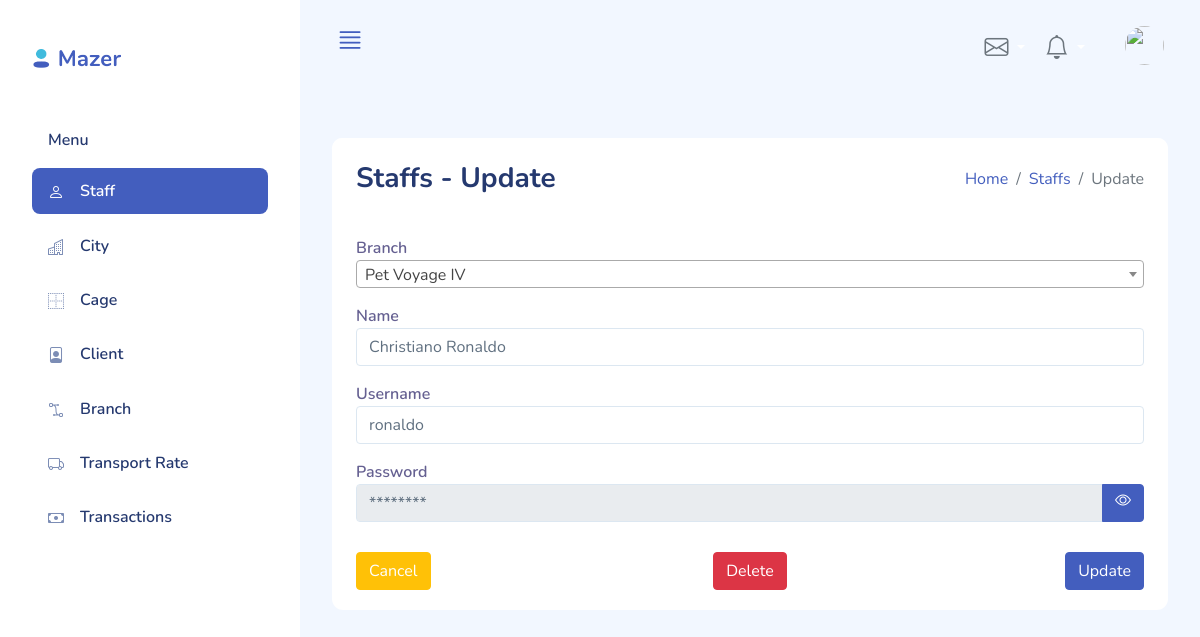
The app's page /index.php?page=staff_detail&mode=update&id=5 (signed in), older data.
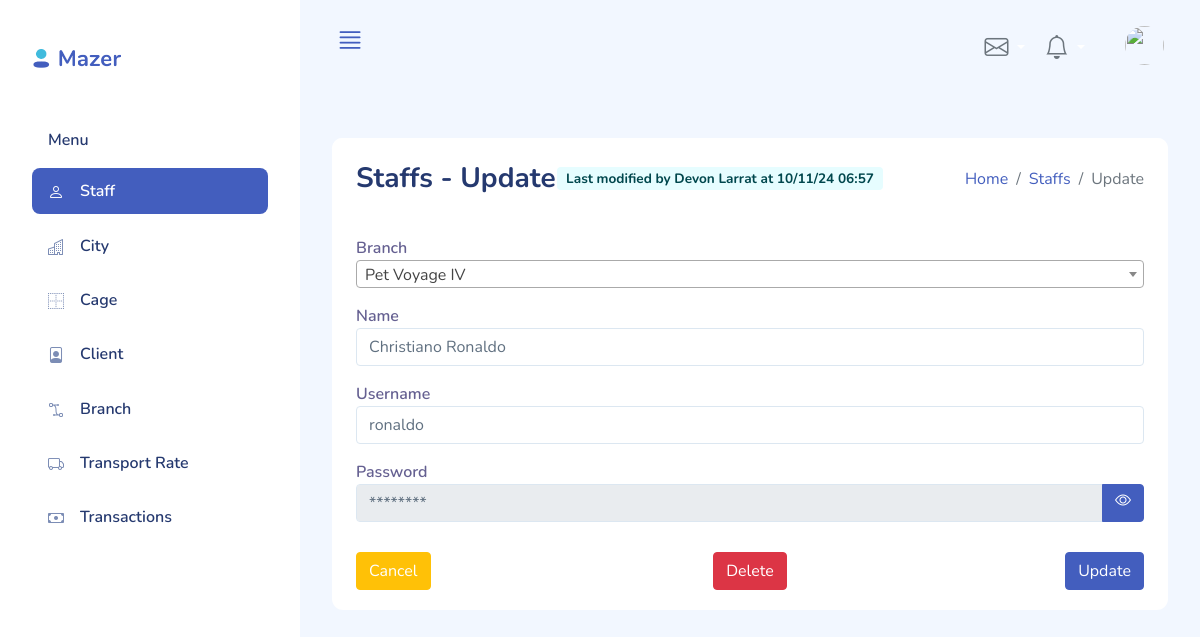
The same page, newer data.
### tables this page shows
CREATE TABLE `staff` (
  `Id` varchar(50) NOT NULL,
  `Name` varchar(45) NOT NULL,
  `BranchId` int(11) NOT NULL,
  `Username` varchar(64) NOT NULL,
  `Password` varchar(256) NOT NULL,
  `Role` varchar(45) NOT NULL,
  `LastUpdateTime` timestamp NOT NULL DEFAULT current_timestamp(),
  `LastModifier` varchar(50) DEFAULT NULL,
  PRIMARY KEY (`Id`),
  KEY `fk_Staff_Branch1_idx` (`BranchId`),
  KEY `fk_Staff_Staff1_idx` (`LastModifier`),
  CONSTRAINT `fk_Staff_Branch1` FOREIGN KEY (`BranchId`) REFERENCES `branch` (`Id`) ON DELETE NO ACTION ON UPDATE NO ACTION,
  CONSTRAINT `fk_Staff_Staff1` FOREIGN KEY (`LastModifier`) REFERENCES `staff` (`Id`) ON DELETE NO ACTION ON UPDATE NO ACTION
);

### classes/staff.php (called while the page is built, shortened)
<?php
if (file_exists('./config.php')){
    require_once('./config.php');
}
class Staff{
    private $dbCon;
    public function __construct($dbConnection){
        $this->dbCon = $dbConnection;
    }
    public function get_inner_join_data($column="*", $constraints="1",$limit=10){
        $q = "SELECT $column FROM staff s INNER JOIN branch b ON s.BranchId = b.Id LEFT JOIN staff modifier ON s.LastModifier = modifier.Id WHERE $constraints LIMIT $limit";
        $resultSet = $this->dbCon->query($q);
        return $resultSet;
    }
}
?>

### config.php (called while the page is built, shortened)
<?php
$censorText = "********";
?>

### pages/staff_detail.php (the view, shortened to what the changed rows need)
<?php
if (!empty($_GET["mode"])){
    $mode=$_GET["mode"];
}
else{
    die('Incorrect Access');
}
require_once('./classes/staff.php');
$staff = new Staff($dbCon);
?>
<div class="card">
    <div class="d-flex justify-content-between align-items-center mb-3 card-header">
        <h1 class="h3 mb-0 text-gray-800">Staffs -
        <?php
            $modeText = "";
            switch($mode){
                case "update":
                    $modeText = "Update";
                    echo($modeText);
                    $id=$_GET["id"];
                    $col= "s.Id as id, b.Id as branch_id, b.Name as branch_name, s.Name as name, s.Username as username, s.LastModifier as last_modifier, s.LastUpdateTime as last_update_time";
                    $resultSet = $staff->get_inner_join_data($col, "s.Id=$id", 1);
                    if ($resultSet){
                        $row=$resultSet->fetch_array();
                    }
                    else{
                        die('Incorrect staff ID');
                    }
                    break;
            }
        ?></h1>
        <?php
            if ($mode == "update" && $row["last_modifier"]!=""){
                $resultSet = $staff->get_inner_join_data("s.Name as name", "s.Id=".$row['last_modifier'], 1);
                if ($resultSet){
                    $modifier=$resultSet->fetch_array();
                }
                else{
                    die('Incorrect modifier ID');
                }
                $timestamp = strtotime($row['last_update_time']);
                echo('<span class="badge bg-light-info">Last modified by '.$modifier['name'].' at '.date("d/m/y H:i", $timestamp).'</span><div style="width:10%"></div>');
            }
        ?>
        <ol class="breadcrumb mb-0">
            <li class="breadcrumb-item"><a href="./">Home</a></li>
            <li class="breadcrumb-item"><a href="index.php?page=staffs_list">Staffs</a></li>
            <li class="breadcrumb-item active" aria_current="page"><?php echo($modeText) ?></li>
        </ol>
    </div>
    <div class="row card-body" style="padding-bottom:20px;">
        <div class="col-lg-12">
            <form enctype="multipart/form-data" method="POST" action="index.php?page=staffs_list">
                <div class="form-group mb-3">
                    <label for="BranchId">Branch</label>
                </div>
                <div class="form-group mb-3">
                    <label for="Name">Name</label>
                    <input class="form-control mb-3" type="text" placeholder="Search by staff name" id="Name" name="Name" required value="<?php if ($mode=="update") echo($row["name"]);?>">
                </div>
                <div class="form-group mb-3">
                    <label for="Username">Username</label>
                    <input class="form-control mb-3" type="text" placeholder="Search by staff username" id="Username" name="Username" required value="<?php if ($mode=="update") echo($row["username"]);?>">
                </div>
                <div class="form-group">
                    <label for="Password">Password</label>
                    <div class="input-group mb-3">
                        <input class="form-control" type="text" placeholder="Password" id="Password" name="Password" <?php if ($mode=="update") echo('disabled'); ?> aria-describedby="password" value="<?php if ($mode=="update") echo($censorText); ?>"><button class="btn btn-primary" type="button" id="password"><i class="bi bi-eye" id="toggleIcon"></i></button>
                    </div>
                </div>
                <div class="row" style="margin-top: 30px">
                    <div class="col-sm-4">
                        <a href="index.php?page=staffs_list"><button type="button" class="btn btn-warning">Cancel</button></a>
                    </div>
                    <div class="col-sm-4" style="text-align:center;">
                        <?php
                            if ($mode=="update"){
                            ?>
                                <button type="submit" class="btn btn-danger" name="delete" value="Delete" onclick="return confirm('Delete staff named <?php echo($row['Name']);?>?');">Delete</button>
                            <?php
                            }
                        ?>
                    </div>
                    <div class="col-sm-4" style="text-align:right;">
                        <button type="submit" class="btn btn-primary" name="save" value="Save">
                        <?php
                            switch($mode){
                                case "update":
                                    echo("Update");
                                    break;
                            }
                        ?>
                        </button>
                    </div>
                </div>
            </form>
        </div>
    </div>
</div>

Row changes from the older to the newer data that the page shows:
now on this page (row edited): staff: Name "Devon Larrat"
changed staff "Christiano Ronaldo": LastModifier empty → "1" (drawn); LastUpdateTime (not shown) → "10/11/24 06:57"
Text that changed along with them:
text now shown: "Last modified by at"
